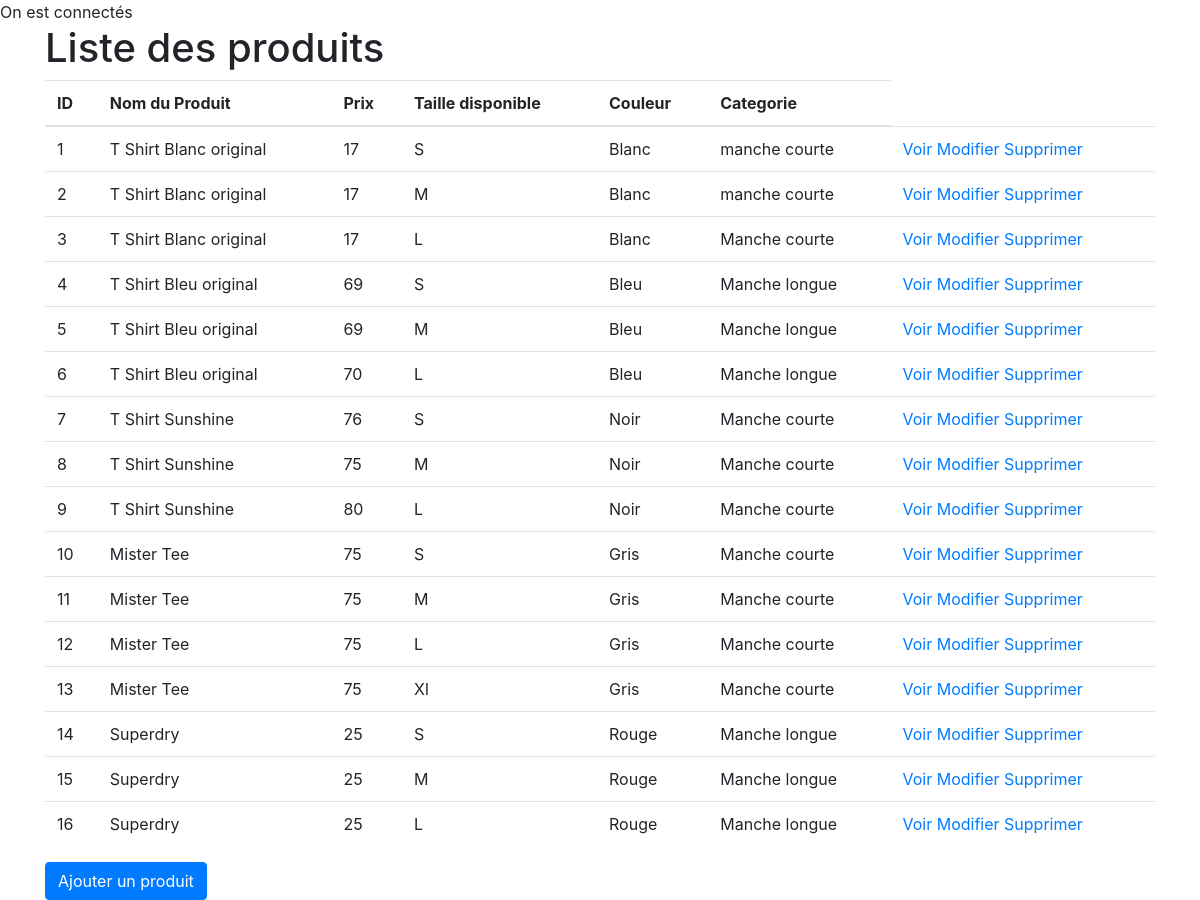
The app's page /admin.php with its own data.
### tables this page shows
CREATE TABLE `products` (
  `id` int NOT NULL,
  `name` varchar(255) NOT NULL,
  `price` int NOT NULL DEFAULT '0',
  `categorie` text,
  `size` text NOT NULL,
  `color` text NOT NULL,
  `sexe` text
);

### admin.php (the view, shortened to what this page needs)
<?php
require_once('connexion.php');
$sql = 'SELECT * FROM `products`';
$query = $db->prepare($sql);
$query->execute();
$result = $query->fetchAll(PDO::FETCH_ASSOC);
?>
<!DOCTYPE html>
<html lang="fr">
<head>
    <link rel="stylesheet" href="https://stackpath.bootstrapcdn.com/bootstrap/4.4.1/css/bootstrap.min.css">
</head>
<body>
    <main class="container">
        <div class="row">
            <section class="col-12">
                <h1>Liste des produits</h1>
                <table class="table">
                    <thead>
                        <th>ID</th>
                        <th>Nom du Produit</th>
                        <th>Prix</th>
                        <th>Taille disponible</th>
                        <th>Couleur</th>
                        <th>Categorie</th>
                    </thead>
                    <tbody>
                        <?php
                        foreach($result as $produit){
                        ?>
                            <tr>
                                <td><?= $produit['id'] ?></td>
                                <td><?= $produit['name'] ?></td>
                                <td><?= $produit['price'] ?></td>
                                <td><?= $produit['size'] ?></td>
                                <td><?= $produit['color'] ?></td>
                                <td><?= $produit['categorie'] ?></td>
                                <td><a href="details.php?id=<?= $produit['id'] ?>">Voir</a> <a href="edit.php?id=<?= $produit['id'] ?>">Modifier</a> <a href="delete.php?id=<?= $produit['id'] ?>">Supprimer</a></td>
                            </tr>
                        <?php
                        }
                        ?>
                    </tbody>
                </table>
                <a href="AddProduct.php" class="btn btn-primary">Ajouter un produit</a>
            </section>
        </div>
    </main>
</body>
</html>

### records on screen
products: id "1", name "T Shirt Blanc original", price "17", size "S", color "Blanc", categorie "manche courte"
products: id "2", name "T Shirt Blanc original", price "17", size "M", color "Blanc", categorie "manche courte"
products: id "3", name "T Shirt Blanc original", price "17", size "L", color "Blanc", categorie "Manche courte"
products: id "4", name "T Shirt Bleu original", price "69", size "S", color "Bleu", categorie "Manche longue"
products: id "5", name "T Shirt Bleu original", price "69", size "M", color "Bleu", categorie "Manche longue"
products: id "6", name "T Shirt Bleu original", price "70", size "L", color "Bleu", categorie "Manche longue"
products: id "7", name "T Shirt Sunshine", price "76", size "S", color "Noir", categorie "Manche courte"
products: id "8", name "T Shirt Sunshine", price "75", size "M", color "Noir", categorie "Manche courte"
products: id "9", name "T Shirt Sunshine", price "80", size "L", color "Noir", categorie "Manche courte"
products: id "10", name "Mister Tee", price "75", size "S", color "Gris", categorie "Manche courte"
products: id "11", name "Mister Tee", price "75", size "M", color "Gris", categorie "Manche courte"
products: id "12", name "Mister Tee", price "75", size "L", color "Gris", categorie "Manche courte"
products: id "13", name "Mister Tee", price "75", size "Xl", color "Gris", categorie "Manche courte"
products: id "14", name "Superdry", price "25", size "S", color "Rouge", categorie "Manche longue"
products: id "15", name "Superdry", price "25", size "M", color "Rouge", categorie "Manche longue"
products: id "16", name "Superdry", price "25", size "L", color "Rouge", categorie "Manche longue"
